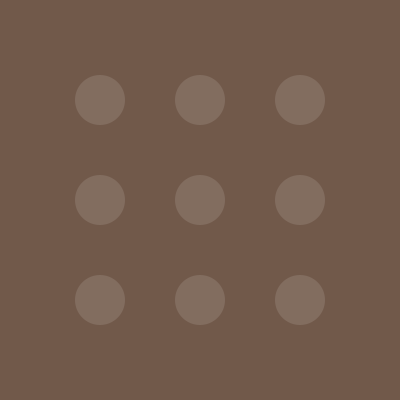
Frame 1 (no input)
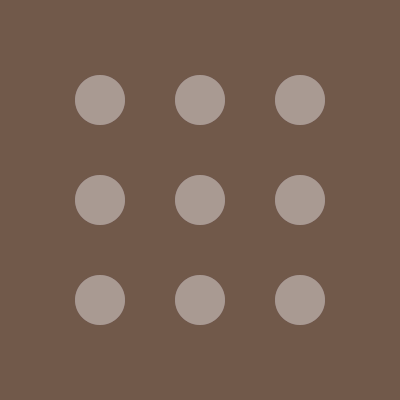
Frame 60 (the mouse pressed at the canvas centre just before this capture)
Frame 120 (the mouse held since frame 60 and released just before this capture): identical to frame 60, image omitted

The Processing sketch that drew these frames (run headless with seeded random() and noise(); from frame 60 on, the mouse is pressed at the canvas centre):

// Processing sketch: processing_50635
// ── processing_50635.pde

//homework #4 - 48257 S'12
//melissa goh copyright 2012

//mouse over the circles
//click circles for a flash of colour
//use up and down keys to make circles larger or smaller

float x1, y1, x2, y2, x3, y3;
float dia;


void setup()
{
  size(400, 400);
  background(113, 89, 74);
  textSize(48);
  fill(255);
  smooth();
  frameRate(10);
  dia = 50;
  x1 = 100;
  y1 = 100;
  x2 = 200;
  y2 = 200;
  x3 = 300;
  y3 = 300;
}

void draw()
{
  noStroke();
  fill(113, 89, 74, 50);
  rect(0, 0, width, height);
  fill(255, 30);
  ellipse(x1, y1, dia, dia);
  ellipse(x1, y2, dia, dia);
  ellipse(x1, y3, dia, dia);
  ellipse(x2, y1, dia, dia);
  ellipse(x2, y2, dia, dia);
  ellipse(x2, y3, dia, dia);
  ellipse(x3, y1, dia, dia);
  ellipse(x3, y2, dia, dia);
  ellipse(x3, y3, dia, dia);
}

void mousePressed()
{
  if (mouseX > x1 - dia/2 && mouseX < x1 + dia/2 && mouseY > y1 - dia/2 && mouseY < y1 + dia/2)
  {
    fill(random(255), random(255), random(255));
    ellipse(x1, y1, dia, dia);  
  }
  
  if (mouseX > x2 - dia/2 && mouseX < x2 + dia/2 && mouseY > y1 - dia/2 && mouseY < y1 + dia/2)
  {
    fill(random(255), random(255), random(255));
    ellipse(x2, y1, dia, dia);  
  }
  
  if (mouseX > x3 - dia/2 && mouseX < x3 + dia/2 && mouseY > y1 - dia/2 && mouseY < y1 + dia/2)
  {
    fill(random(255), random(255), random(255));
    ellipse(x3, y1, dia, dia);  
  }
  
  if (mouseX > x1 - dia/2 && mouseX < x1 + dia/2 && mouseY > y2 - dia/2 && mouseY < y2 + dia/2)
  {
    fill(random(255), random(255), random(255));
    ellipse(x1, y2, dia, dia);  
  }
  
  if (mouseX > x2 - dia/2 && mouseX < x2 + dia/2 && mouseY > y2 - dia/2 && mouseY < y2 + dia/2)
  {
    fill(random(255), random(255), random(255));
    ellipse(x2, y2, dia, dia);  
  }
  
  if (mouseX > x3 - dia/2 && mouseX < x3 + dia/2 && mouseY > y2 - dia/2 && mouseY < y2 + dia/2)
  {
    fill(random(255), random(255), random(255));
    ellipse(x3, y2, dia, dia);  
  }
  
  if (mouseX > x1 - dia/2 && mouseX < x1 + dia/2 && mouseY > y3 - dia/2 && mouseY < y3 + dia/2)
  {
    fill(random(255), random(255), random(255));
    ellipse(x1, y3, dia, dia);  
  }
  
  if (mouseX > x2 - dia/2 && mouseX < x2 + dia/2 && mouseY > y3 - dia/2 && mouseY < y3 + dia/2)
  {
    fill(random(255), random(255), random(255));
    ellipse(x2, y3, dia, dia);  
  }
  
  if (mouseX > x3 - dia/2 && mouseX < x3 + dia/2 && mouseY > y3 - dia/2 && mouseY < y3 + dia/2)
  {
    fill(random(255), random(255), random(255));
    ellipse(x3, y3, dia, dia);  
  }
}

void keyPressed()
{
  if (keyCode == UP)
  {
    dia = dia + 10;
  }
  
  if (keyCode == DOWN)
  {
    dia = dia - 10;
  }
}

void mouseMoved() 
{
  
  if (mouseX > x1 - dia/2 && mouseX < x1 + dia/2 && mouseY > y1 - dia/2 && mouseY < y1 + dia/2)
  {
    fill(255, 20);
    ellipse(x1, y1, dia + 20, dia + 20); 
  }
  
    if (mouseX > x2 - dia/2 && mouseX < x2 + dia/2 && mouseY > y1 - dia/2 && mouseY < y1 + dia/2)
  {
    fill(255, 20);
    ellipse(x2, y1, dia + 20, dia + 20);  
  }
  
  if (mouseX > x3 - dia/2 && mouseX < x3 + dia/2 && mouseY > y1 - dia/2 && mouseY < y1 + dia/2)
  {
    fill(255, 20);
    ellipse(x3, y1, dia + 20, dia + 20);  
  }
  
  if (mouseX > x1 - dia/2 && mouseX < x1 + dia/2 && mouseY > y2 - dia/2 && mouseY < y2 + dia/2)
  {
    fill(255, 20);
    ellipse(x1, y2, dia + 20, dia + 20);  
  }
  
  if (mouseX > x2 - dia/2 && mouseX < x2 + dia/2 && mouseY > y2 - dia/2 && mouseY < y2 + dia/2)
  {
    fill(255, 20);
    ellipse(x2, y2, dia + 20, dia + 20);  
  }
  
  if (mouseX > x3 - dia/2 && mouseX < x3 + dia/2 && mouseY > y2 - dia/2 && mouseY < y2 + dia/2)
  {
    fill(255, 20);
    ellipse(x3, y2, dia + 20, dia + 20);  
  }
  
  if (mouseX > x1 - dia/2 && mouseX < x1 + dia/2 && mouseY > y3 - dia/2 && mouseY < y3 + dia/2)
  {
    fill(255, 20);
    ellipse(x1, y3, dia + 20, dia + 20);  
  }
  
  if (mouseX > x2 - dia/2 && mouseX < x2 + dia/2 && mouseY > y3 - dia/2 && mouseY < y3 + dia/2)
  {
    fill(255, 20);
    ellipse(x2, y3, dia + 20, dia + 20);  
  }
  
  if (mouseX > x3 - dia/2 && mouseX < x3 + dia/2 && mouseY > y3 - dia/2 && mouseY < y3 + dia/2)
  {
    fill(255, 20);
    ellipse(x3, y3, dia + 20, dia + 20);  
  }
}
